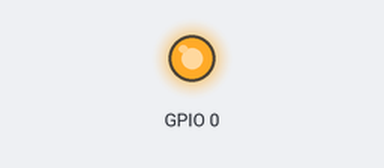
Simulated run of this sketch. Board: ESP8266 (NodeMCU). Parts: output pins drawn as LEDs (lit = HIGH). WiFi joins after 1.5 s; servers stay silent unless stated; uploads are accepted with an empty reply; what the sketch prints to the serial monitor is not drawn.

Above: at 4.1 s.
At 7.4 s:
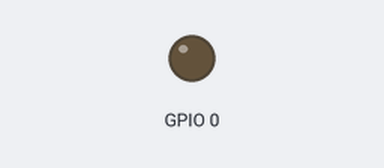
Timing chart, 0 to 10.4 s (numbered marks = the images above):
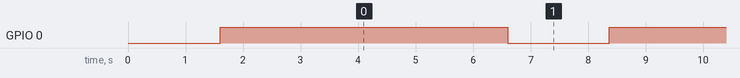

Measured:
- by itself, GPIO 0: alternates HIGH for 5.0 s and LOW for 1.8 s

The sketch:

get_request_feather.ino
```cpp
/*
 *  Simple HTTP get webclient test
 */

#include <ESP8266WiFi.h>

const char* ssid     = "lol";

const char* host = "192.168.0.101";

void setup() {
  Serial.begin(115200);
  pinMode(0, OUTPUT);
  delay(100);

  // We start by connecting to a WiFi network

  Serial.println();
  Serial.println();
  Serial.print("Connecting to ");
  Serial.println(ssid);

  WiFi.begin(ssid);

  while (WiFi.status() != WL_CONNECTED) {
    delay(500);
    Serial.print(".");
  }

  Serial.println("");
  Serial.println("WiFi connected");
  Serial.println("IP address: ");
  Serial.println(WiFi.localIP());
}

int value = 0;

void loop() {
  digitalWrite(0, HIGH);
  delay(5000);
  digitalWrite(0, LOW);
  ++value;

  Serial.print("connecting to ");
  Serial.println(host);

  // Use WiFiClient class to create TCP connections
  WiFiClient client;
  const int httpPort = 80;
  if (!client.connect(host, httpPort)) {
    Serial.println("connection failed");
    return;
  }

  // We now create a URI for the request
  String url = "/";

  // This will send the request to the server
  client.print(String("GET ") + url + " HTTP/1.1\r\n" +
               "Host: " + host + "\r\n" +
               "Connection: close\r\n\r\n");
  delay(500);

  // Read all the lines of the reply from server and print them to Serial
  while(client.available()){
    String line = client.readStringUntil('\r');
    Serial.print(line);
  }

  Serial.println();
  Serial.println("closing connection");
}
```
